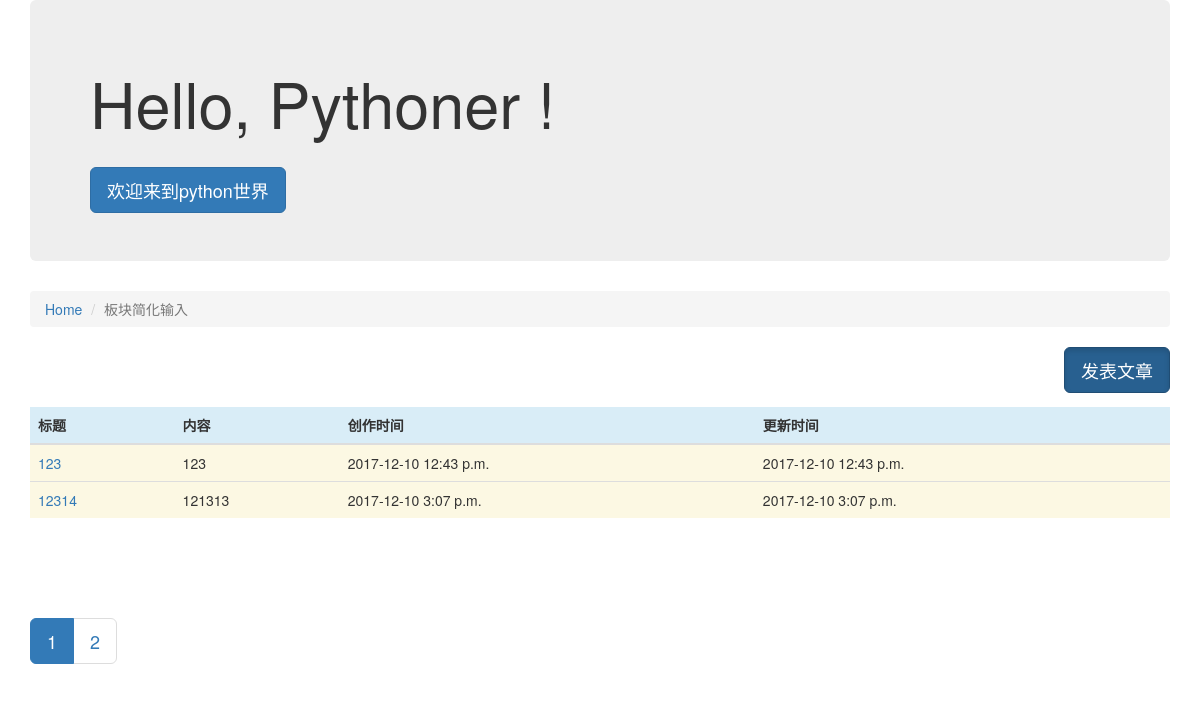
The app's page /article/list/2 with its own data.
### block/models.py (models this page shows, shortened)
class Block(models.Model):
    name = models.CharField(u'板块名称',max_length=100)
    owner = models.CharField(u'管理员', max_length=100)
    desc = models.CharField(u'板块信息', max_length=100)
    status=models.IntegerField(u'状态',choices=((1,'常用'),(0,'待定'),(-1,'隐藏')))
    class Meta:
        verbose_name='板块'
        verbose_name_plural='板块'

### article/models.py (models this page shows, shortened)
class Article(models.Model):
    block = models.ForeignKey(Block, verbose_name="板块索引")
    owner = models.ForeignKey(User,verbose_name="作者")
    title = models.CharField('文章名称', max_length=100)
    content = models.CharField('文章内容', max_length=10000)
    status = models.IntegerField(u'状态', choices=((1, '常用'), (0, '待定'), (-1, '隐藏')))
    create_time_stamp=models.DateTimeField('创建时间',auto_now_add=True)
    last_update_time_stamp=models.DateTimeField('最新时间',auto_now=True)
    class Meta:
        verbose_name='文章'
        verbose_name_plural = '文章'

### article/views.py (the view)
# urls.py: url(r'^list/(?P<block_id>\d+)',article_list),
def article_list(request,block_id):
    block_id = int(block_id)
    block=Block.objects.get(id=block_id)
    cut_page=2
    page_no = int(request.GET.get("page_no", "1"))
    all_article=Article.objects.filter(block=block,status=0).order_by("id")
    p=Paginator(all_article,cut_page)
    page=p.page(page_no)
    article_objs=page.object_list
    page_count=p.num_pages
    page_links=[i for i in range(1, page_count+1) if i>0 and i<=page_count]
    page_links1 = [i for i in range(page_no - 2, page_no + 3) if i > 0 and i <= page_count]
    page_small=page_links1[0]-1
    page_max=page_links1[-1]+1
    have_small=page_small>0
    have_max=page_max<page_count
    return render(request,'article_list.html',{'articles':article_objs,'b':block,
                                               'p':p,'page_no':page_no,'page_links':page_links,
                                               'page_small': page_small,'page_max':page_max,
                                               'have_small':have_small,'have_max':have_max,
                                               'page_count':page_count,'page_links1':page_links1})

### article/templates/article_list.html (shortened to what this page needs)
{% extends "base.html" %}
{% block content %}
    <ol class="breadcrumb">
      <li><a href="/">Home</a ></li>
      <li class="active">{{b.name}}</li>
    </ol>
    <a style="float:right" class="btn btn-primary btn-lg active" href="/article/content/{{b.id}}" >
        发表文章
    </a>
    <br /><br /><br />
    <table class="table table-hover">
        <thead>
        <tr>
        <th class="info">标题</th>
        <th class="info">内容</th>
        <th class="info">创作时间</th>
        <th class="info">更新时间</th>
        </tr>
        </thead>
        <tbody>
        {% for art in articles %}
        <tr>
          <td class="warning"><a href="/article/detail/{{art.id}}">{{art.title}}</a></td>
          <td class="warning">{{art.content}}</td>
          <td class="warning">{{art.create_time_stamp|date:"Y-m-d P"}}</td>
          <td class="warning">{{art.last_update_time_stamp|date:"Y-m-d P"}}</td>
        </tr>
        {% endfor %}
        </tbody>
    </table>
    <br /><br /><br />
        {% if page_count < 6 %}
        <nav aria-label="Page navigation">
            <ul class="pagination pagination-lg">
                    {% for i in page_links %}
                    {% if page_no == i %}
                        <li class="active">
                         <a href="?page_no={{i}}">{{i}}</a>
                        </li>
                    {% else %}
                        <li>
                         <a href="?page_no={{i}}">{{i}}</a>
                        </li>
                    {% endif %}
                    {% endfor %}
             </ul>
        </nav>
        {% endif %}
 {% endblock %}

### records on screen
Block: name "板块简化输入"
Article: title "123", content "123", create_time_stamp "2017-12-10 12:43 p.m.", last_update_time_stamp "2017-12-10 12:43 p.m."
Article: title "12314", content "121313", create_time_stamp "2017-12-10 3:07 p.m.", last_update_time_stamp "2017-12-10 3:07 p.m."

### other values on screen
{{ i }} "1"
{{ i }} "2"
